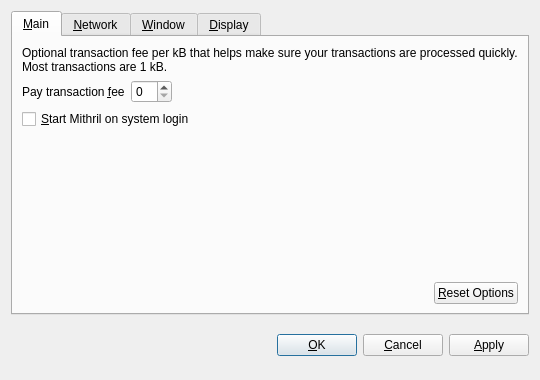
<?xml version="1.0" encoding="UTF-8"?>
<ui version="4.0">
 <class>OptionsDialog</class>
 <widget class="QDialog" name="OptionsDialog">
  <property name="geometry">
   <rect>
    <x>0</x>
    <y>0</y>
    <width>540</width>
    <height>380</height>
   </rect>
  </property>
  <property name="windowTitle">
   <string>Options</string>
  </property>
  <property name="modal">
   <bool>true</bool>
  </property>
  <layout class="QVBoxLayout" name="verticalLayout">
   <item>
    <widget class="QTabWidget" name="tabWidget">
     <property name="tabPosition">
      <enum>QTabWidget::North</enum>
     </property>
     <property name="currentIndex">
      <number>0</number>
     </property>
     <widget class="QWidget" name="tabMain">
      <attribute name="title">
       <string>&amp;Main</string>
      </attribute>
      <layout class="QVBoxLayout" name="verticalLayout_Main">
       <item>
        <widget class="QLabel" name="transactionFeeInfoLabel">
         <property name="text">
          <string>Optional transaction fee per kB that helps make sure your transactions are processed quickly. Most transactions are 1 kB.</string>
         </property>
         <property name="textFormat">
          <enum>Qt::PlainText</enum>
         </property>
         <property name="wordWrap">
          <bool>true</bool>
         </property>
        </widget>
       </item>
       <item>
        <layout class="QHBoxLayout" name="horizontalLayout_1_Main">
         <item>
          <widget class="QLabel" name="transactionFeeLabel">
           <property name="text">
            <string>Pay transaction &amp;fee</string>
           </property>
           <property name="textFormat">
            <enum>Qt::PlainText</enum>
           </property>
           <property name="buddy">
            <cstring>transactionFee</cstring>
           </property>
          </widget>
         </item>
         <item>
          <widget class="BitcoinAmountField" name="transactionFee"/>
         </item>
         <item>
          <spacer name="horizontalSpacer_1_Main">
           <property name="orientation">
            <enum>Qt::Horizontal</enum>
           </property>
           <property name="sizeHint" stdset="0">
            <size>
             <width>40</width>
             <height>20</height>
            </size>
           </property>
          </spacer>
         </item>
        </layout>
       </item>
       <item>
        <widget class="QCheckBox" name="bitcoinAtStartup">
         <property name="toolTip">
          <string>Automatically start Mithril after logging in to the system.</string>
         </property>
         <property name="text">
          <string>&amp;Start Mithril on system login</string>
         </property>
        </widget>
       </item>
       <item>
        <spacer name="verticalSpacer_Main">
         <property name="orientation">
          <enum>Qt::Vertical</enum>
         </property>
         <property name="sizeHint" stdset="0">
          <size>
           <width>20</width>
           <height>40</height>
          </size>
         </property>
        </spacer>
       </item>
       <item>
        <layout class="QHBoxLayout" name="horizontalLayout_2_Main">
         <item>
          <spacer name="horizontalSpacer_2_Main">
           <property name="orientation">
            <enum>Qt::Horizontal</enum>
           </property>
           <property name="sizeHint" stdset="0">
            <size>
             <width>40</width>
             <height>20</height>
            </size>
           </property>
          </spacer>
         </item>
         <item>
          <widget class="QPushButton" name="resetButton">
           <property name="toolTip">
            <string>Reset all client options to default.</string>
           </property>
           <property name="text">
            <string>&amp;Reset Options</string>
           </property>
           <property name="autoDefault">
            <bool>false</bool>
           </property>
          </widget>
         </item>
        </layout>
       </item>
      </layout>
     </widget>
     <widget class="QWidget" name="tabNetwork">
      <attribute name="title">
       <string>&amp;Network</string>
      </attribute>
      <layout class="QVBoxLayout" name="verticalLayout_Network">
       <item>
        <widget class="QCheckBox" name="mapPortUpnp">
         <property name="toolTip">
          <string>Automatically open the Mithril client port on the router. This only works when your router supports UPnP and it is enabled.</string>
         </property>
         <property name="text">
          <string>Map port using &amp;UPnP</string>
         </property>
        </widget>
       </item>
       <item>
        <widget class="QCheckBox" name="connectSocks">
         <property name="toolTip">
          <string>Connect to the Mithril network through a SOCKS proxy (e.g. when connecting through Tor).</string>
         </property>
         <property name="text">
          <string>&amp;Connect through SOCKS proxy:</string>
         </property>
        </widget>
       </item>
       <item>
        <layout class="QHBoxLayout" name="horizontalLayout_Network">
         <item>
          <widget class="QLabel" name="proxyIpLabel">
           <property name="text">
            <string>Proxy &amp;IP:</string>
           </property>
           <property name="textFormat">
            <enum>Qt::PlainText</enum>
           </property>
           <property name="buddy">
            <cstring>proxyIp</cstring>
           </property>
          </widget>
         </item>
         <item>
          <widget class="QValidatedLineEdit" name="proxyIp">
           <property name="maximumSize">
            <size>
             <width>140</width>
             <height>16777215</height>
            </size>
           </property>
           <property name="toolTip">
            <string>IP address of the proxy (e.g. 127.0.0.1)</string>
           </property>
          </widget>
         </item>
         <item>
          <widget class="QLabel" name="proxyPortLabel">
           <property name="text">
            <string>&amp;Port:</string>
           </property>
           <property name="textFormat">
            <enum>Qt::PlainText</enum>
           </property>
           <property name="buddy">
            <cstring>proxyPort</cstring>
           </property>
          </widget>
         </item>
         <item>
          <widget class="QLineEdit" name="proxyPort">
           <property name="maximumSize">
            <size>
             <width>55</width>
             <height>16777215</height>
            </size>
           </property>
           <property name="toolTip">
            <string>Port of the proxy (e.g. 9050)</string>
           </property>
          </widget>
         </item>
         <item>
          <widget class="QLabel" name="socksVersionLabel">
           <property name="text">
            <string>SOCKS &amp;Version:</string>
           </property>
           <property name="textFormat">
            <enum>Qt::PlainText</enum>
           </property>
           <property name="buddy">
            <cstring>socksVersion</cstring>
           </property>
          </widget>
         </item>
         <item>
          <widget class="QValueComboBox" name="socksVersion">
           <property name="toolTip">
            <string>SOCKS version of the proxy (e.g. 5)</string>
           </property>
          </widget>
         </item>
         <item>
          <spacer name="horizontalSpacer_Network">
           <property name="orientation">
            <enum>Qt::Horizontal</enum>
           </property>
           <property name="sizeHint" stdset="0">
            <size>
             <width>40</width>
             <height>20</height>
            </size>
           </property>
          </spacer>
         </item>
        </layout>
       </item>
       <item>
        <spacer name="verticalSpacer_Network">
         <property name="orientation">
          <enum>Qt::Vertical</enum>
         </property>
         <property name="sizeHint" stdset="0">
          <size>
           <width>20</width>
           <height>40</height>
          </size>
         </property>
        </spacer>
       </item>
      </layout>
     </widget>
     <widget class="QWidget" name="tabWindow">
      <attribute name="title">
       <string>&amp;Window</string>
      </attribute>
      <layout class="QVBoxLayout" name="verticalLayout_Window">
       <item>
        <widget class="QCheckBox" name="minimizeToTray">
         <property name="toolTip">
          <string>Show only a tray icon after minimizing the window.</string>
         </property>
         <property name="text">
          <string>&amp;Minimize to the tray instead of the taskbar</string>
         </property>
        </widget>
       </item>
       <item>
        <widget class="QCheckBox" name="minimizeOnClose">
         <property name="toolTip">
          <string>Minimize instead of exit the application when the window is closed. When this option is enabled, the application will be closed only after selecting Quit in the menu.</string>
         </property>
         <property name="text">
          <string>M&amp;inimize on close</string>
         </property>
        </widget>
       </item>
       <item>
        <spacer name="verticalSpacer_Window">
         <property name="orientation">
          <enum>Qt::Vertical</enum>
         </property>
         <property name="sizeHint" stdset="0">
          <size>
           <width>20</width>
           <height>40</height>
          </size>
         </property>
        </spacer>
       </item>
      </layout>
     </widget>
     <widget class="QWidget" name="tabDisplay">
      <attribute name="title">
       <string>&amp;Display</string>
      </attribute>
      <layout class="QVBoxLayout" name="verticalLayout_Display">
       <item>
        <layout class="QHBoxLayout" name="horizontalLayout_1_Display">
         <item>
          <widget class="QLabel" name="langLabel">
           <property name="text">
            <string>User Interface &amp;language:</string>
           </property>
           <property name="textFormat">
            <enum>Qt::PlainText</enum>
           </property>
           <property name="buddy">
            <cstring>lang</cstring>
           </property>
          </widget>
         </item>
         <item>
          <widget class="QValueComboBox" name="lang">
           <property name="toolTip">
            <string>The user interface language can be set here. This setting will take effect after restarting Mithril.</string>
           </property>
          </widget>
         </item>
        </layout>
       </item>
       <item>
        <layout class="QHBoxLayout" name="horizontalLayout_2_Display">
         <item>
          <widget class="QLabel" name="unitLabel">
           <property name="text">
            <string>&amp;Unit to show amounts in:</string>
           </property>
           <property name="textFormat">
            <enum>Qt::PlainText</enum>
           </property>
           <property name="buddy">
            <cstring>unit</cstring>
           </property>
          </widget>
         </item>
         <item>
          <widget class="QValueComboBox" name="unit">
           <property name="toolTip">
            <string>Choose the default subdivision unit to show in the interface and when sending coins.</string>
           </property>
          </widget>
         </item>
        </layout>
       </item>
       <item>
        <widget class="QCheckBox" name="displayAddresses">
         <property name="toolTip">
          <string>Whether to show Mithril addresses in the transaction list or not.</string>
         </property>
         <property name="text">
          <string>&amp;Display addresses in transaction list</string>
         </property>
        </widget>
       </item>
       <item>
        <spacer name="verticalSpacer_Display">
         <property name="orientation">
          <enum>Qt::Vertical</enum>
         </property>
         <property name="sizeHint" stdset="0">
          <size>
           <width>20</width>
           <height>40</height>
          </size>
         </property>
        </spacer>
       </item>
      </layout>
     </widget>
    </widget>
   </item>
   <item>
    <layout class="QHBoxLayout" name="horizontalLayout_Buttons">
     <item>
      <spacer name="horizontalSpacer_1">
       <property name="orientation">
        <enum>Qt::Horizontal</enum>
       </property>
       <property name="sizeHint" stdset="0">
        <size>
         <width>40</width>
         <height>48</height>
        </size>
       </property>
      </spacer>
     </item>
     <item>
      <widget class="QLabel" name="statusLabel">
       <property name="font">
        <font>
         <weight>75</weight>
         <bold>true</bold>
        </font>
       </property>
       <property name="text">
        <string/>
       </property>
       <property name="textFormat">
        <enum>Qt::PlainText</enum>
       </property>
       <property name="wordWrap">
        <bool>true</bool>
       </property>
      </widget>
     </item>
     <item>
      <spacer name="horizontalSpacer_2">
       <property name="orientation">
        <enum>Qt::Horizontal</enum>
       </property>
       <property name="sizeHint" stdset="0">
        <size>
         <width>40</width>
         <height>48</height>
        </size>
       </property>
      </spacer>
     </item>
     <item>
      <widget class="QPushButton" name="okButton">
       <property name="text">
        <string>&amp;OK</string>
       </property>
      </widget>
     </item>
     <item>
      <widget class="QPushButton" name="cancelButton">
       <property name="text">
        <string>&amp;Cancel</string>
       </property>
       <property name="autoDefault">
        <bool>false</bool>
       </property>
      </widget>
     </item>
     <item>
      <widget class="QPushButton" name="applyButton">
       <property name="text">
        <string>&amp;Apply</string>
       </property>
       <property name="autoDefault">
        <bool>false</bool>
       </property>
      </widget>
     </item>
    </layout>
   </item>
  </layout>
 </widget>
 <customwidgets>
  <customwidget>
   <class>BitcoinAmountField</class>
   <extends>QSpinBox</extends>
   <header>bitcoinamountfield.h</header>
  </customwidget>
  <customwidget>
   <class>QValueComboBox</class>
   <extends>QComboBox</extends>
   <header>qvaluecombobox.h</header>
  </customwidget>
  <customwidget>
   <class>QValidatedLineEdit</class>
   <extends>QLineEdit</extends>
   <header>qvalidatedlineedit.h</header>
  </customwidget>
 </customwidgets>
 <resources/>
 <connections/>
</ui>
